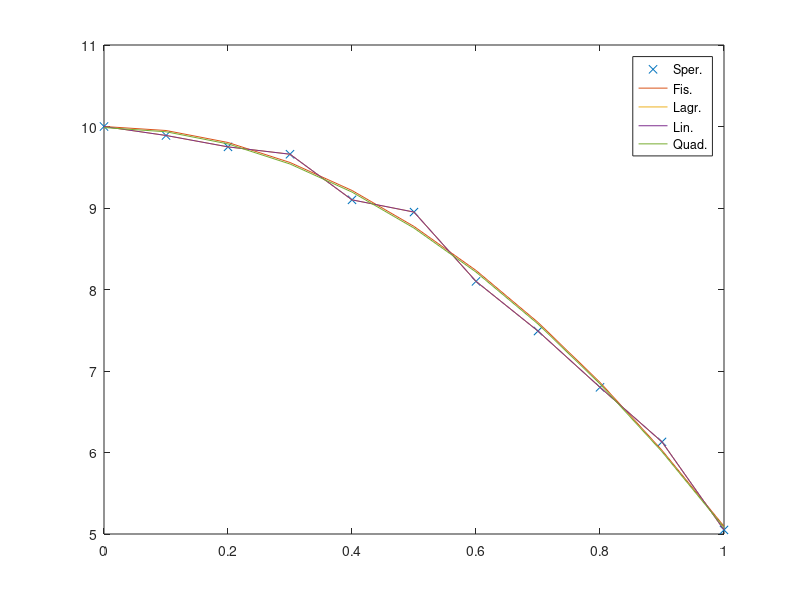
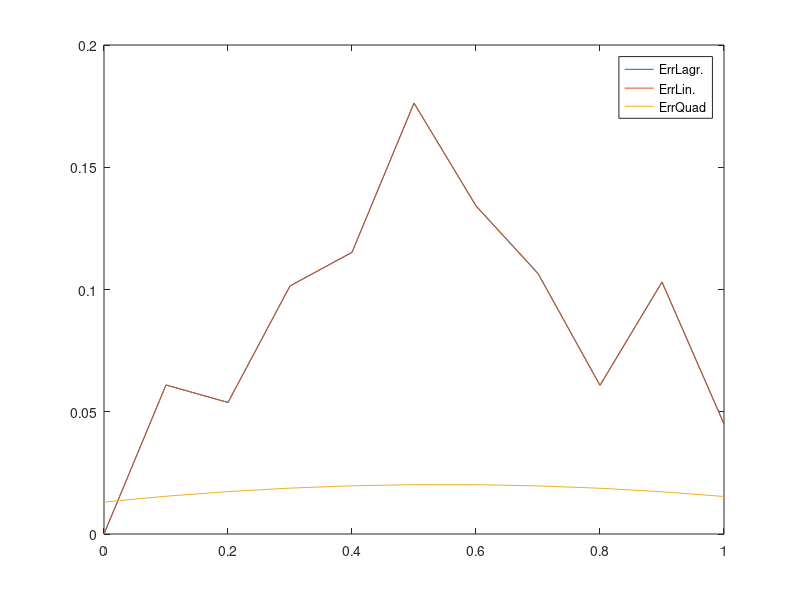
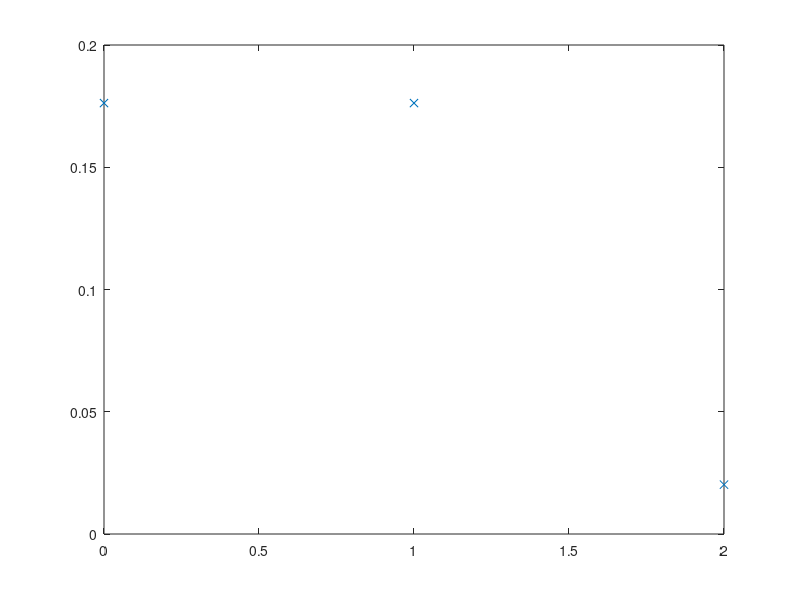

Write MATLAB code to recreate these figures, in order.
clear
close all
clc

y0 = 10;
T = 1;
t = 0:0.1:T;

y = [10.0 9.89 9.75 9.66 9.10 8.95 8.10 7.49 6.80 6.13 5.05];
g = 9.81;

% Punto 1

f = @(x) y0 - 1/2 .* g .* x.^2;

plot(t, y, 'x', t, f(t))
legend('Sperimentale', 'Fisica')
close

% Punto 2

p = polyfit(t, y, length(y) - 1);
fLagrange = polyval(p, t);

fLin = interp1(t, y, t);

p = polyfit(t, y, 2);
fQuad = polyval(p, t);

plot(t, y, 'x', t, f(t), t, fLagrange, t, fLin, t, fQuad)
legend('Sper.', 'Fis.', 'Lagr.', 'Lin.', 'Quad.')

errLagrange = abs(f(t) - fLagrange);
errLin = abs(f(t) - fLin);
errQuad = abs(f(t) - fQuad);

figure
plot(t, errLagrange, t, errLin, t, errQuad)
legend('ErrLagr.', 'ErrLin.', 'ErrQuad')

figure
plot(0:2, [max(errLagrange) max(errLin) max(errQuad)], 'x')
close all

% Punto 3

x = 1.05;

p = polyfit(t, y, length(y) - 1);
fLagrange = polyval(p, x);

p = polyfit(t, y, 2);
fQuad = polyval(p, x);

abs(f(x) - fLagrange)
abs(f(x) - fQuad)
